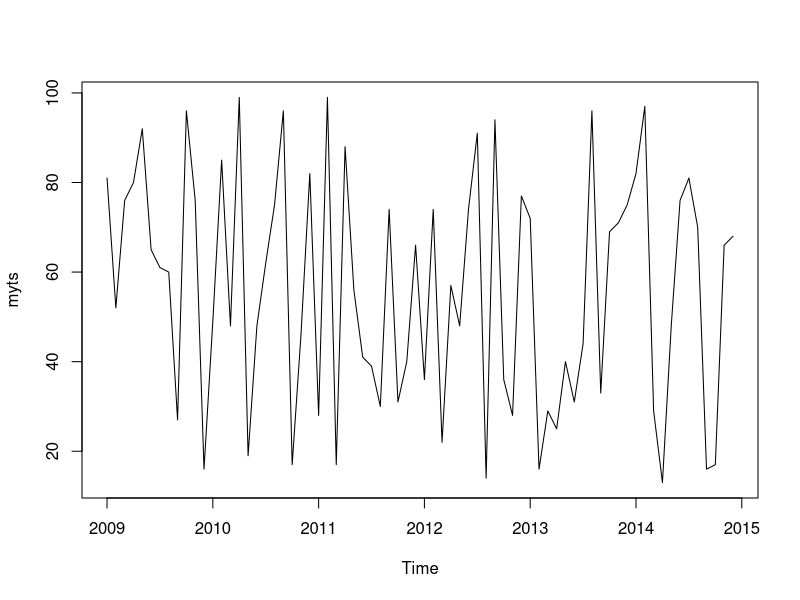

Reproduce this figure in R.
#https://www.statmethods.net/advstats/timeseries.html

# save a numeric vector containing 72 monthly observations
# from Jan 2009 to Dec 2014 as a time series object
sales = runif(72, 10,100)
?runif
sales
sales= round(sales)
myts <- ts(sales, start=c(2009, 1), end=c(2014, 12), frequency=12) 
myts
# subset the time series (June 2014 to December 2014)
myts2 <- window(myts, start=c(2014, 6), end=c(2014, 12)) 
myts2
# plot series
plot(myts)
